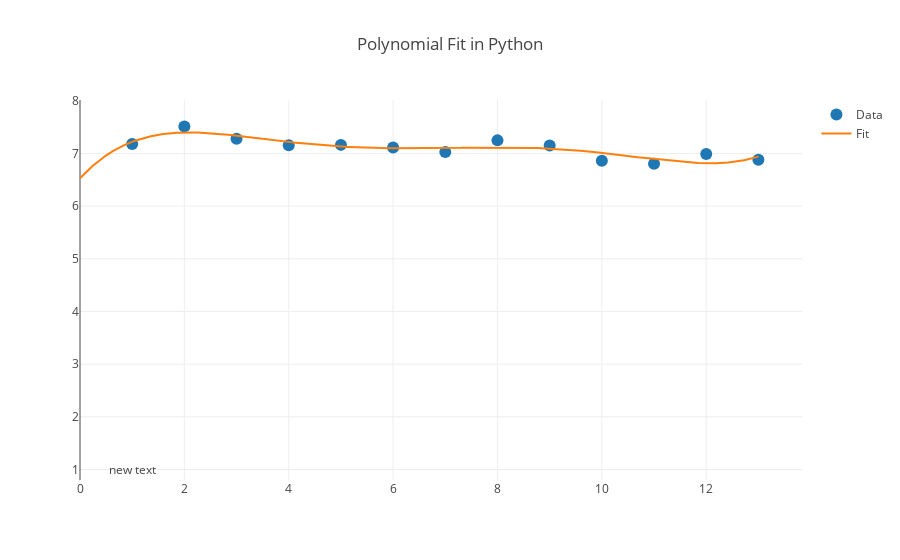

Notebook source saved alongside this figure:
### Code cell
d1 = pd.read_excel("Data/World Happiness Report/WHR2019.xlsx", sheet_name='Table2.1')
US_Data =  pd.DataFrame(d1[(d1['Country name'] == "United States")])
US_Data_LL = list(US_Data['Life Ladder'])




x = np.array(tuple(range(1,14)))
y = np.array(US_Data_LL)
z = np.polyfit(x, y, 5)
f = np.poly1d(z)
x_new = np.linspace(0, 13, 3270)
y_new = f(x_new)
print("The interpolated y-values are:\n", y_new)
print("Total:", len(y_new), "datapoints generated for this specific diagram.")
trace1 = go.Scatter(
    x=x,
    y=y,
    mode='markers',
    name='Data',
    marker=dict(
        size=12))
trace2 = go.Scatter(
    x=x_new,
    y=y_new,
    mode='lines',
    name='Fit')
annotation = go.Annotation(
    x=1,
    y=1,
    showarrow=False)
layout = go.Layout(title='Polynomial Fit in Python',
                   annotations=[annotation])
data = [trace1, trace2]
fig = go.Figure(data=data, layout=layout)
iplot(fig)

### Figure 1 — Plotly figure (JSON) as saved in the notebook; plotly's stock layout.template omitted (floating-point values rounded to 4 significant figures; data arrays with more than 128 entries replaced by an {"elided": "..."} marker saying what was removed)
{"data": [{"marker": {"size": 12}, "mode": "markers", "name": "Data", "type": "scatter", "uid": "b90a39f1-f625-43ae-83ba-f5b1ea10acdd", "x": [1, 2, 3, 4, 5, 6, 7, 8, 9, 10, 11, 12, 13], "y": [7.182, 7.513, 7.28, 7.158, 7.164, 7.115, 7.026, 7.249, 7.151, 6.864, 6.804, 6.992, 6.883]}, {"mode": "lines", "name": "Fit", "type": "scatter", "uid": "e25c203b-9af3-4ab4-ab86-67c79165e27b", "x": {"elided": "3270 float values"}, "y": {"elided": "3270 float values"}}], "layout": {"annotations": [{"showarrow": false, "x": 1, "y": 1}], "title": {"text": "Polynomial Fit in Python"}}}
